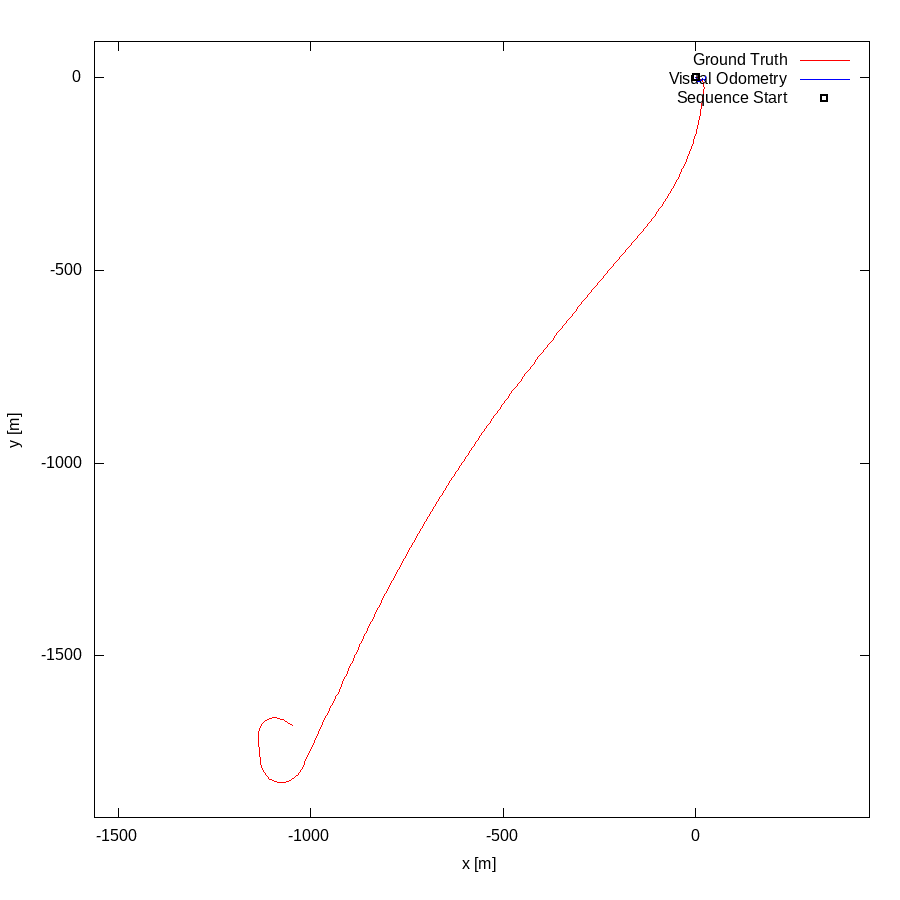

gnuplot code for this plot:
set term postscript eps enhanced color
set output "01.eps"
set size ratio -1
set xrange [-1562:451]
set yrange [-1919:94]
set xlabel "x [m]"
set ylabel "y [m]"
plot "01.txt" using 1:2 lc rgb "#FF0000" title 'Ground Truth' w lines,"01.txt" using 3:4 lc rgb "#0000FF" title 'Visual Odometry' w lines,"< head -1 01.txt" using 1:2 lc rgb "#000000" pt 4 ps 1 lw 2 title 'Sequence Start' w points
